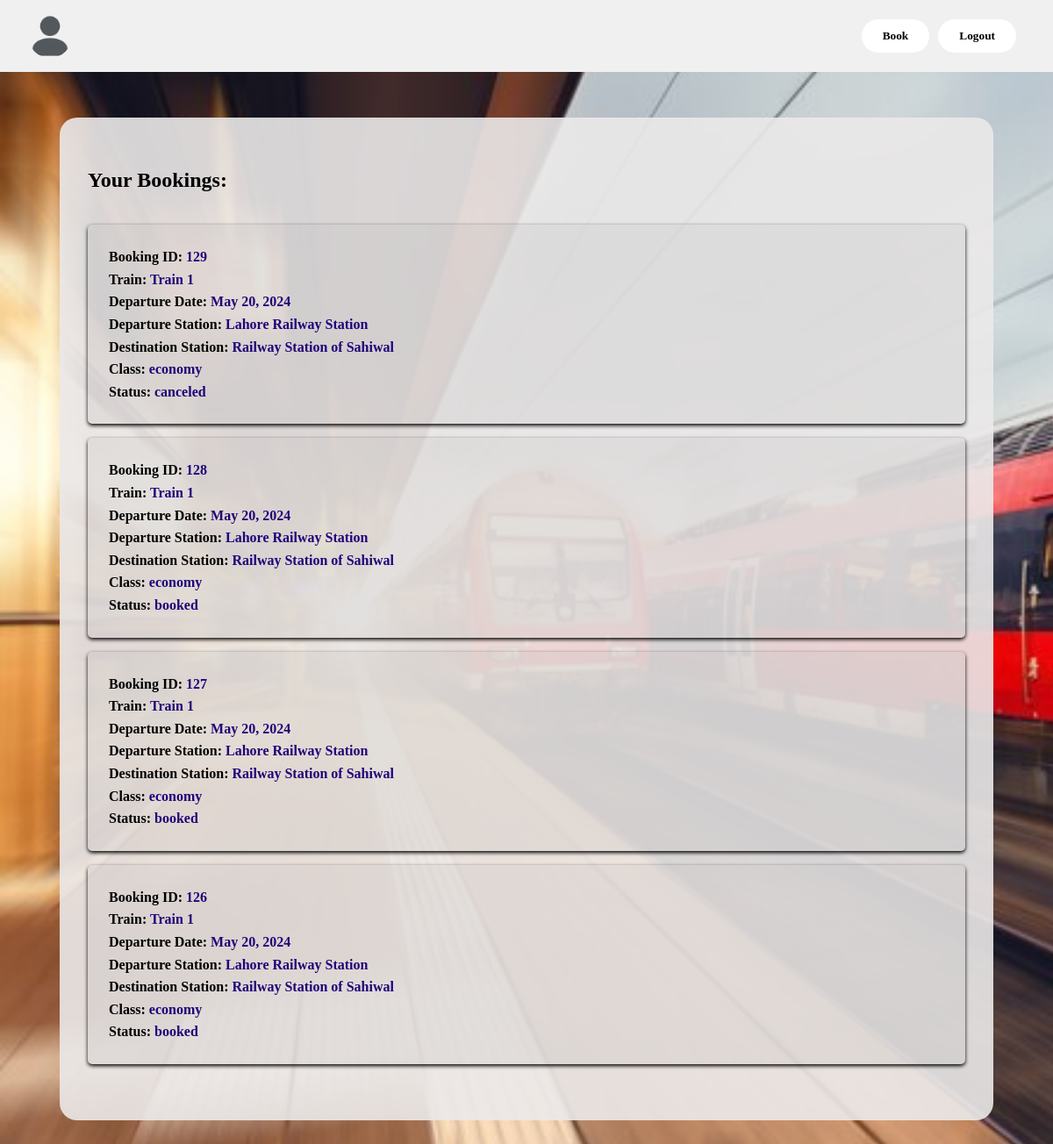
/userPage/ (signed in), run on an earlier commit of the app's database.
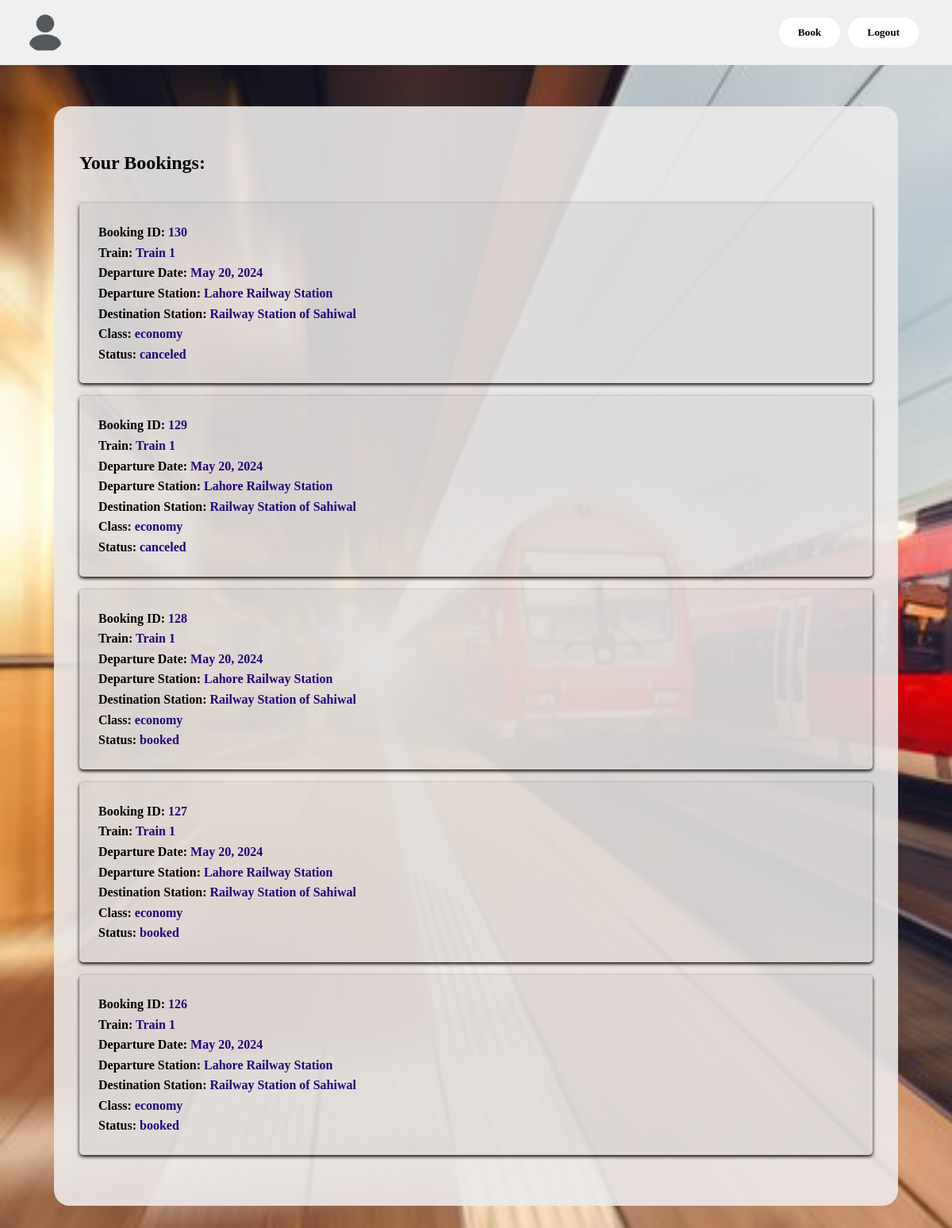
And on a later commit of the database.
### Bookings/models.py (models this page shows, shortened)
class Ticket(models.Model):
    user = models.ForeignKey(Passenger, on_delete=models.CASCADE)
    train = models.ForeignKey(Train, on_delete=models.CASCADE)
    sourceStation = models.ForeignKey(Station, related_name='source_tickets', on_delete=models.CASCADE, default = None)
    destinationStation = models.ForeignKey(Station, related_name='destination_tickets', on_delete=models.CASCADE, default= None)
    journeyDate = models.DateField()
    classType = models.CharField(max_length=50)
    price = models.DecimalField(max_digits=10, decimal_places=2)
    booking_time = models.DateTimeField(default=timezone.now)
    status = models.CharField(max_length=20, choices=[('booked', 'Booked'), ('canceled', 'Canceled')], default='booked')
    def canCancel(self):
        time_difference = timezone.now() - self.booking_time
        return time_difference.total_seconds() / 3600 < 2  # Time limit in hours

### Trains/models.py (models this page shows, shortened)
class Train(models.Model):
    name = models.CharField(max_length=100)
    economy_capacity = models.IntegerField(default=0)  # Capacity for economy class
    business_capacity = models.IntegerField(default=0)  # Capacity for business class
    economyClassPrice = models.DecimalField(max_digits=10, decimal_places=2)
    businessClassPrice = models.DecimalField(max_digits=10, decimal_places=2)

### Stations/models.py (models this page shows, shortened)
class Station(models.Model):
    name = models.CharField(max_length=100)
    location = models.CharField(max_length=100)
    distance = models.DecimalField(max_digits=10, decimal_places=2, default=1)  # Distance from a reference point

### UserManagement/views.py (the view)
# urls.py: path('userPage/', userPage, name='UserPage'),
def userPage(request):
    passenger_id = request.session.get('passenger_id')
    if passenger_id:
        try:
            bookings = Ticket.objects.filter(user_id=passenger_id)
            return render(request, 'userPage.html', {'bookings': bookings})
        except Ticket.DoesNotExist:
            return render(request, 'userPage.html', {'bookings': None})
    else:
        return redirect('UserManagement:UserLogin')

### UserManagement/templates/userPage.html (shortened to what this page needs)
<!DOCTYPE html>
<html lang="en">
<head>
    <link rel="stylesheet" href="/static/userPage.css">
</head>
<body>
    <header>
        <div class="user-info">
            <img src="/static/avatar.png" alt="User Avatar">
        </div>
        <div class="action-buttons">
            <a href="{% url 'Schedules:TrainDetails' %}"><button>Book</button></a>
            <a href="{% url 'UserManagement:UserLogout' %}"><button>Logout</button></a>
        </div>
    </header>
    <div class="container">
        <h2>Your Bookings:</h2>
        <ul>
            {% for booking in bookings reversed %}
                <li>
                    <strong>Booking ID:</strong> {{ booking.id }}<br>
                    <strong>Train:</strong> {{ booking.train.name }}<br>
                    <strong>Departure Date:</strong> {{ booking.journeyDate }}<br>
                    <strong>Departure Station:</strong> {{ booking.sourceStation.name }}<br>
                    <strong>Destination Station:</strong> {{ booking.destinationStation.name }}<br>
                    <strong>Class:</strong> {{ booking.classType }}<br>
                    <strong>Status:</strong> {{ booking.status }}<br>
                </li>
            {% endfor %}
        </ul>
    </div>
</body>
</html>

What changed in the data, as far as the page shows it:
added Ticket: id "130", train.name "Train 1", journeyDate "May 20, 2024", sourceStation.name "Lahore Railway Station", destinationStation.name "Railway Station of Sahiwal", classType "economy", status "canceled"
